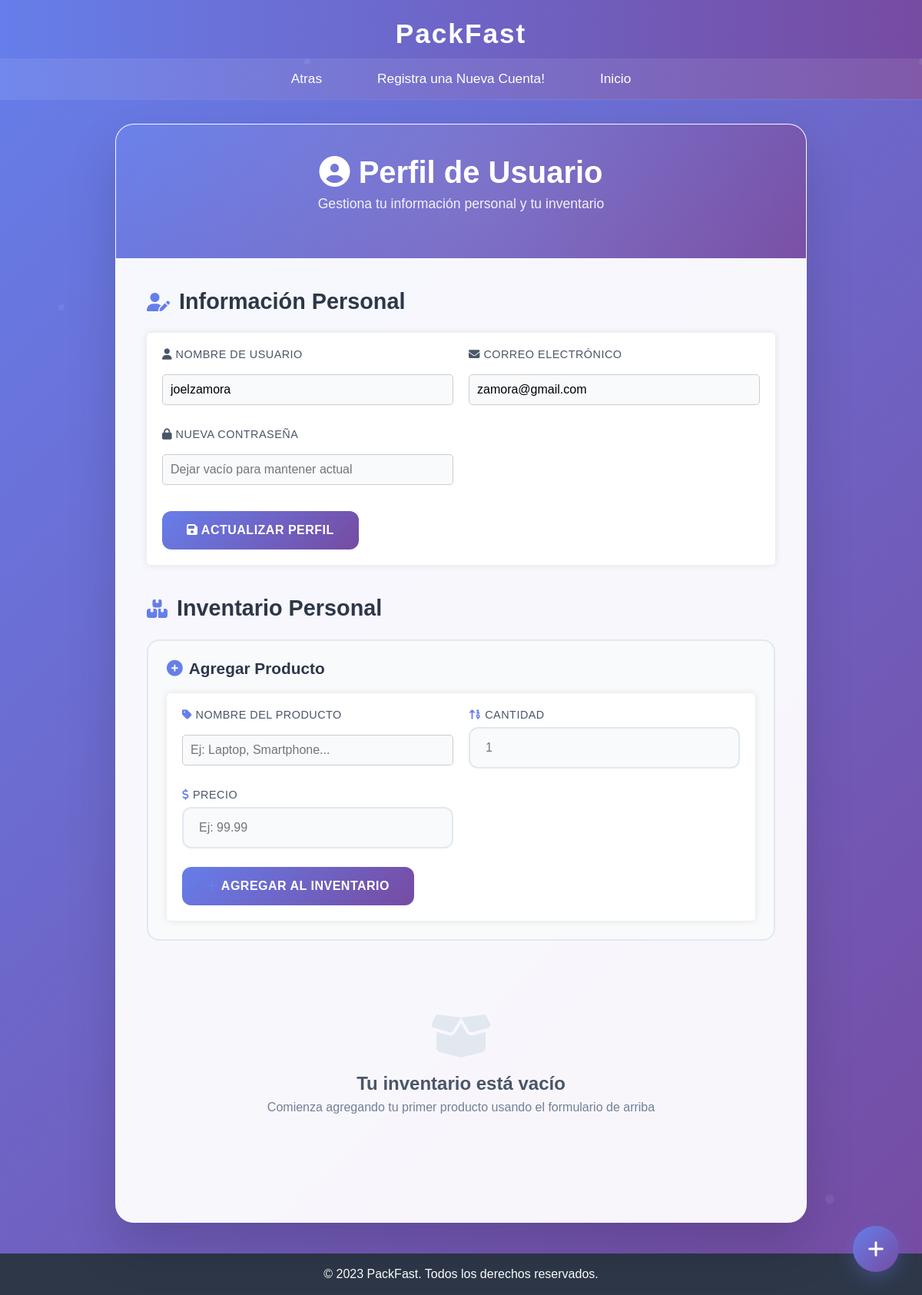
The page /user_profile (signed in) on the database as committed earlier.
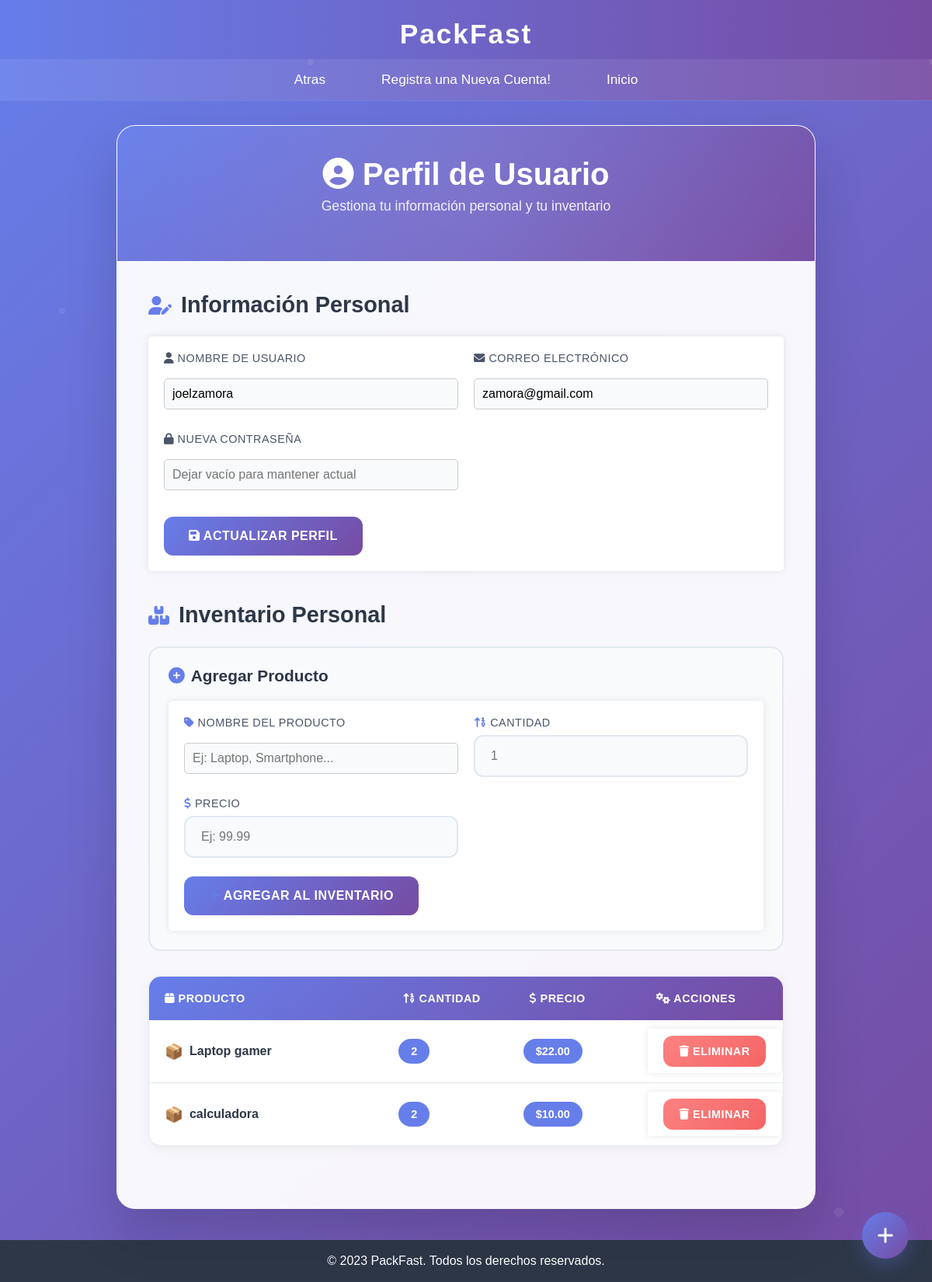
The same page on the database as committed later.
### app/models/user.py (models this page shows, shortened)
class User(UserMixin, db.Model):
    __tablename__ = 'users'
    id = db.Column(db.Integer, primary_key=True)
    username = db.Column(db.String(80), unique=True, nullable=False)
    email = db.Column(db.String(120), unique=True, nullable=False)
    password_hash = db.Column(db.String(128), nullable=False)
    is_admin = db.Column(db.Boolean, default=False)

### app/models/inventory.py (models this page shows)
class Inventory(db.Model):
    __tablename__ = 'inventory'
    id = db.Column(db.Integer, primary_key=True)
    name = db.Column(db.String(120), nullable=False)
    quantity = db.Column(db.Integer, nullable=False, default=0)
    price = db.Column(db.Float, nullable=False, default=0.0)

### app/views/user_profile_view.py (the view, shortened to what this page needs)
@user_profile_view.route('/user_profile', methods=['GET', 'POST'])
@login_required
def user_profile():
    if 'temp_inventory' not in session:
        session['temp_inventory'] = []
    if request.method == 'POST' and request.form.get('action') == 'delete_item':
        item_id = int(request.form.get('item_id'))
        session['temp_inventory'] = [item for item in session['temp_inventory'] if item['id'] != item_id]
        session.modified = True
        flash('Producto eliminado temporalmente.', 'success')
        return redirect(url_for('user_profile_view.user_profile'))
    inventory = Inventory.query.all()
    return render_template('user_profile.html', user=current_user, inventory=inventory)

### app/__init__.py (called while the page is built)
def create_app():
    app = Flask(__name__)
    app.config['SECRET_KEY'] = 'clave_secreta'  # Cambia esto por una clave segura en producción
    app.config['SQLALCHEMY_DATABASE_URI'] = 'sqlite:///proy_bd.db'
    app.config['SQLALCHEMY_TRACK_MODIFICATIONS'] = False
    db.init_app(app)
    login_manager.init_app(app)
    login_manager.login_view = 'auth.login'
    from app.controllers.auth_controller import auth_bp
    app.register_blueprint(auth_bp)
    from app.views.user_profile_view import user_profile_view
    app.register_blueprint(user_profile_view)
    from app.views.admin_profile_view import admin_profile_view
    app.register_blueprint(admin_profile_view)
    from app.models import user, inventory
    @login_manager.user_loader
    def load_user(user_id):
        return user.User.query.get(int(user_id))
    return app

### app/templates/user_profile.html (shortened to what this page needs)
<!DOCTYPE html>
<html lang="es">
<head>
    <link rel="stylesheet" href="{{ url_for('static', filename='css/style.css') }}">
    <link href="https://cdnjs.cloudflare.com/ajax/libs/font-awesome/6.4.0/css/all.min.css" rel="stylesheet">
</head>
<body>
    {% extends 'base.html' %}
    {% block content %}
    <div class="container">
        <div class="header">
            <h1><i class="fas fa-user-circle"></i> Perfil de Usuario</h1>
            <p>Gestiona tu información personal y tu inventario</p>
        </div>
        <div class="content">
            <div class="profile-section">
                <h2 class="section-title">
                    <i class="fas fa-user-edit"></i>
                    Información Personal
                </h2>
                <form method="POST" action="{{ url_for('user_profile_view.user_profile') }}">
                    <div class="form-grid">
                        <div class="form-group">
                            <label for="username">
                                <i class="fas fa-user"></i> Nombre de Usuario
                            </label>
                            <input type="text" id="username" name="username" value="{{ user.username }}" required>
                        </div>
                        <div class="form-group">
                            <label for="email">
                                <i class="fas fa-envelope"></i> Correo Electrónico
                            </label>
                            <input type="email" id="email" name="email" value="{{ user.email }}" required>
                        </div>
                        <div class="form-group">
                            <label for="password">
                                <i class="fas fa-lock"></i> Nueva Contraseña
                            </label>
                            <input type="password" id="password" name="password" placeholder="Dejar vacío para mantener actual">
                        </div>
                    </div>
                    <button type="submit" class="btn pulse">
                        <i class="fas fa-save"></i> Actualizar Perfil
                    </button>
                </form>
            </div>
            <div class="inventory-section">
                <h2 class="section-title">
                    <i class="fas fa-boxes"></i>
                    Inventario Personal
                </h2>
                <div class="inventory-form">
                    <h3><i class="fas fa-plus-circle"></i> Agregar Producto</h3>
                    <form method="POST" action="{{ url_for('user_profile_view.user_profile') }}">
                        <div class="form-grid">
                            <div class="form-group">
                                <label for="item_name">
                                    <i class="fas fa-tag"></i> Nombre del Producto
                                </label>
                                <input type="text" id="item_name" name="item_name" placeholder="Ej: Laptop, Smartphone..." required>
                            </div>
                            <div class="form-group">
                                <label for="item_quantity">
                                    <i class="fas fa-sort-numeric-up"></i> Cantidad
                                </label>
                                <input type="number" id="item_quantity" name="item_quantity" min="1" placeholder="1" required>
                            </div>
                            <div class="form-group">
                                <label for="item_price">
                                    <i class="fas fa-dollar-sign"></i> Precio
                                </label>
                                <input type="number" step="0.01" id="item_price" name="item_price" placeholder="Ej: 99.99" required>
                            </div>
                        </div>
                        <button type="submit" class="btn">
                            <i class="fas fa-plus"></i> Agregar al Inventario
                        </button>
                    </form>
                </div>
                {% if inventory %}
                <div class="inventory-table">
                    <div class="table-header">
                        <div><i class="fas fa-box"></i> Producto</div>
                        <div><i class="fas fa-sort-numeric-up"></i> Cantidad</div>
                        <div><i class="fas fa-dollar-sign"></i> Precio</div>
                        <div><i class="fas fa-cogs"></i> Acciones</div>
                    </div>
                    {% for item in inventory %}
                    <div class="table-row">
                        <div class="item-name">{{ item.name }}</div>
                        <div><span class="item-quantity">{{ item.quantity }}</span></div>
                        <div><span class="item-quantity">${{ '%.2f'|format(item.price) }}</span></div>
                        <div>
                            <form method="POST" action="{{ url_for('user_profile_view.user_profile') }}" style="display:inline;">
                                <button type="submit" class="btn btn-danger">
                                    <i class="fas fa-trash"></i> Eliminar
                                </button>
                            </form>
                        </div>
                    </div>
                    {% endfor %}
                </div>
                {% else %}
                <div class="empty-state">
                    <i class="fas fa-box-open"></i>
                    <h3>Tu inventario está vacío</h3>
                    <p>Comienza agregando tu primer producto usando el formulario de arriba</p>
                </div>
                {% endif %}
            </div>
        </div>
    </div>
    <div class="floating-action" onclick="document.getElementById('item_name').focus()">
        <i class="fas fa-plus"></i>
    </div>
    {% endblock %}

### app/templates/base.html (shortened to what this page needs)
<!DOCTYPE html>
<html lang="es">
<head>
    <link rel="stylesheet" href="{{ url_for('static', filename='css/style.css') }}">
</head>
<body>
    <header>
        <h1>PackFast</h1>
        <nav>
            <ul>
                <li><a href="{{ url_for('auth.login') }}">Atras</a></li>
                <li><a href="{{ url_for('auth.register') }}">Registra una Nueva Cuenta!</a></li>
                <li><a href="{{ url_for('user_profile_view.user_profile') }}">Inicio</a></li>
            </ul>
        </nav>
    </header>
    <main>
        {% block content %}{% endblock %}
    </main>
    <footer>
        <p>&copy; 2023 PackFast. Todos los derechos reservados.</p>
    </footer>
</body>
</html>

### app/static/css/style.css (style rules this page uses)
body { font-family: Arial, sans-serif; margin: 0; padding: 0; background-color: #f4f4f4; }
header { background: #35424a; color: #ffffff; padding: 10px 0; text-align: center; }
h1 { margin: 0; }
.container { width: 80%; margin: auto; overflow: hidden; }
form { background: #ffffff; padding: 20px; border-radius: 5px; box-shadow: 0 0 10px rgba(0, 0, 0, 0.1); }
input[type="text"], input[type="password"], input[type="email"] { width: 100%; padding: 10px; margin: 10px 0; border: 1px solid #ccc; border-radius: 5px; }

### app/templates/base.html (style rules this page uses)
header { background: linear-gradient(90deg, #667eea 0%, #764ba2 100%); padding: 0 0 0 0; box-shadow: 0 2px 8px rgba(102,126,234,0.08); }
header h1 { color: #fff; font-size: 2.2rem; font-weight: bold; margin: 0; padding: 24px 32px 12px 32px; letter-spacing: 2px; }
nav { width: 100%; background: rgba(255,255,255,0.08); box-shadow: 0 1px 0 rgba(255,255,255,0.08); }
nav ul { display: flex; flex-direction: row; justify-content: center; align-items: center; list-style: none; margin: 0; padding: 0 0 0 0; gap: 24px; }
nav ul li { margin: 0; }
nav ul li a { display: block; padding: 16px 24px; color: #fff; font-weight: 500; font-size: 1.08rem; text-decoration: none; border-radius: 8px 8px 0 0; transition: background 0.2s, color 0.2s, box-shadow 0.2s; }
main { min-height: 80vh; padding: 32px 0 0 0; }
footer { background: #2d3748; color: #fff; text-align: center; padding: 18px 0; font-size: 1rem; margin-top: 40px; }

Rows that differ between the two databases and show on the page:
added Inventory: name "Laptop gamer", quantity "2", price "22.00"
added Inventory: name "calculadora", quantity "2", price "10.00"
Other text that changed with them:
text no longer shown: "Tu inventario está vacío Comienza agregando tu primer producto usando el formulario de arriba"
text now shown: "PRODUCTO CANTIDAD PRECIO ACCIONES"
